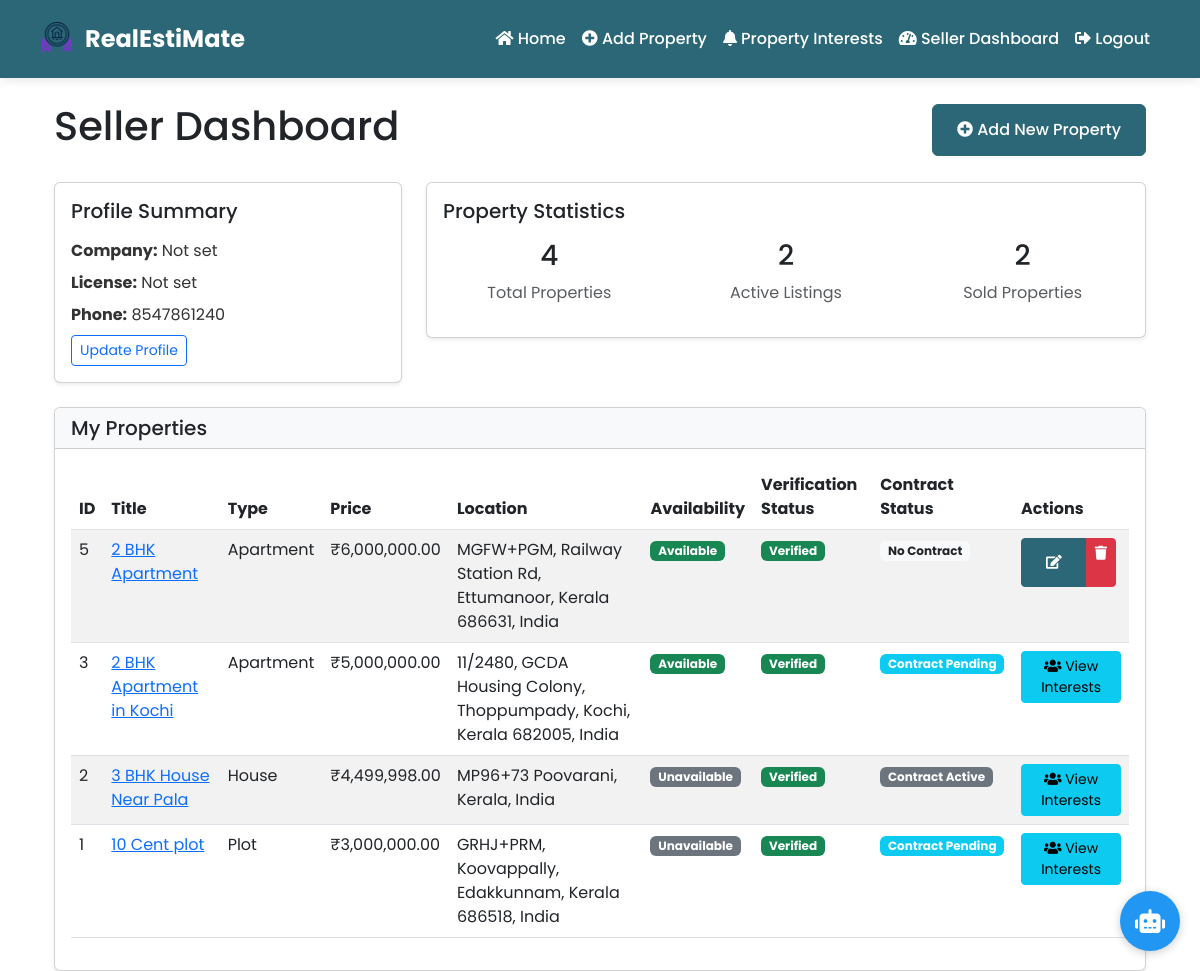
The app's page /seller/dashboard (signed in) with its own data.
### app/models/user.py (models this page shows, shortened)
class User(UserMixin, db.Model):
    id = db.Column(db.Integer, primary_key=True)
    username = db.Column(db.String(64), unique=True, nullable=False)
    email = db.Column(db.String(120), unique=True, nullable=False)
    password_hash = db.Column(db.String(128))
    is_admin = db.Column(db.Boolean, default=False)
    active = db.Column(db.Boolean, default=True)
    phone_number = db.Column(db.String(20))
    address = db.Column(db.String(200))
    city = db.Column(db.String(100))
    state = db.Column(db.String(100))
    zip_code = db.Column(db.String(20))
    preferred_property_type = db.Column(db.String(50))
    preferred_location = db.Column(db.String(100))
    min_price = db.Column(db.Float)
    max_price = db.Column(db.Float)
    min_bedrooms = db.Column(db.Integer)
    preferred_latitude = db.Column(db.Float)
    preferred_longitude = db.Column(db.Float)
    user_type = db.Column(db.String(20), nullable=False, default='buyer')  # 'buyer' or 'seller'
    company_name = db.Column(db.String(100))  # For sellers/agents
    license_number = db.Column(db.String(50))  # For sellers/agents
    verified_seller = db.Column(db.Boolean, default=False)
    preferred_proximity = db.Column(db.Float, default=10.0)  # Default 10km radius
    properties = db.relationship(
        'Property',
        backref='owner',
        lazy=True,
        foreign_keys='Property.user_id'
    )
    verified_properties = db.relationship(
        'Property',
        backref='verified_by_admin',
        lazy=True,
        foreign_keys='Property.verified_by'
    )
    wishlisted_properties = db.relationship('Property',
                                          secondary='wishlist',
                                          backref=db.backref('wishlisted_by', lazy='dynamic'))
    @property
    def is_active(self):
        return self.active

### app/models/property.py (models this page shows, shortened)
class Property(db.Model):
    id = db.Column(db.Integer, primary_key=True)
    title = db.Column(db.String(100), nullable=False)
    description = db.Column(db.Text)
    price = db.Column(db.Float, nullable=False)
    property_type = db.Column(db.String(50))  # 'house', 'apartment', 'plot'
    location = db.Column(db.String(100), nullable=False)
    latitude = db.Column(db.Float)
    longitude = db.Column(db.Float)
    area = db.Column(db.Float)  # in square feet
    area_unit = db.Column(db.String(20), default='sq_ft')
    bedrooms = db.Column(db.Integer)
    bathrooms = db.Column(db.Integer)
    floor = db.Column(db.Integer)  # for apartments
    total_floors = db.Column(db.Integer)
    plot_dimensions = db.Column(db.String(50))  # e.g., "40x60"
    corner_plot = db.Column(db.Boolean, default=False)
    facing = db.Column(db.String(20))  # North, South, East, West
    image_filename = db.Column(db.String(255))
    image_url = db.Column(db.String(255))
    created_at = db.Column(db.DateTime, default=datetime.utcnow)
    user_id = db.Column(db.Integer, db.ForeignKey('user.id'), nullable=False)
    is_available = db.Column(db.Boolean, default=True)
    is_verified = db.Column(db.Boolean, default=False)
    verification_status = db.Column(db.String(20), default='pending')  # pending, approved, rejected
    admin_feedback = db.Column(db.Text)  # For rejection reason
    verified_at = db.Column(db.DateTime)
    verified_by = db.Column(db.Integer, db.ForeignKey('user.id'), nullable=True)
    interests = db.relationship('PropertyInterest', lazy='dynamic', cascade='all, delete-orphan')
    images = db.relationship('PropertyImage', back_populates='property', cascade='all, delete-orphan')
    documents = db.relationship('PropertyDocument', back_populates='property', cascade='all, delete-orphan')
    def get_active_contract(self):
        from app.models.contract import Contract
        return Contract.query.filter(
            Contract.property_id == self.id,
            Contract.status.in_(['pending', 'active', 'approved'])
        ).first()
    def has_active_contract(self):
        return self.get_active_contract() is not None
    def has_interests(self):
        from app.models.interest import PropertyInterest
        return PropertyInterest.query.filter_by(property_id=self.id).count() > 0

### app/models/contract.py (models this page shows)
class Contract(db.Model):
    id = db.Column(db.Integer, primary_key=True)
    property_id = db.Column(db.Integer, db.ForeignKey('property.id'), nullable=False)
    seller_id = db.Column(db.Integer, db.ForeignKey('user.id'), nullable=False)
    buyer_id = db.Column(db.Integer, db.ForeignKey('user.id'), nullable=False)
    price = db.Column(db.Float, nullable=False)
    advance_payment = db.Column(db.Float, nullable=False)
    payment_deadline = db.Column(db.DateTime, nullable=False)
    terms = db.Column(db.Text, nullable=False)
    created_at = db.Column(db.DateTime, default=datetime.utcnow)
    seller_accepted = db.Column(db.Boolean, default=False)
    buyer_accepted = db.Column(db.Boolean, default=False)
    advance_payment_made = db.Column(db.Boolean, default=False)
    full_payment_made = db.Column(db.Boolean, default=False)
    full_payment_date = db.Column(db.DateTime)
    status = db.Column(db.String(20), default='pending')  # pending, active, completed, cancelled
    property = db.relationship('Property', backref='contracts')
    seller = db.relationship('User', foreign_keys=[seller_id], backref='seller_contracts')
    buyer = db.relationship('User', foreign_keys=[buyer_id], backref='buyer_contracts')

### app/routes/user.py (the view)
@bp.route('/seller/dashboard')
@login_required
def seller_dashboard():
    if current_user.user_type != 'seller':
        return redirect(url_for('user.dashboard'))
    properties = Property.query.filter_by(user_id=current_user.id).order_by(Property.created_at.desc()).all()
    return render_template('user/seller_dashboard.html', properties=properties)

### app/templates/user/seller_dashboard.html (shortened to what this page needs)
{% extends "base.html" %}
{% block content %}
<div class="container mt-4">
    <div class="d-flex justify-content-between align-items-center mb-4">
        <h1>Seller Dashboard</h1>
        <a href="{{ url_for('property.add') }}" class="btn btn-primary">
            <i class="fas fa-plus-circle"></i> Add New Property
        </a>
    </div>
    <div class="row mb-4">
        <div class="col-md-4">
            <div class="card shadow-sm">
                <div class="card-body">
                    <h5 class="card-title">Profile Summary</h5>
                    <div class="profile-info mt-3">
                        <p><strong>Company:</strong> {{ current_user.company_name or 'Not set' }}</p>
                        <p><strong>License:</strong> {{ current_user.license_number or 'Not set' }}</p>
                        <p><strong>Phone:</strong> {{ current_user.phone_number or 'Not set' }}</p>
                        <a href="{{ url_for('user.seller_profile') }}" class="btn btn-outline-primary btn-sm">
                            Update Profile
                        </a>
                    </div>
                </div>
            </div>
        </div>
        <div class="col-md-8">
            <div class="card shadow-sm">
                <div class="card-body">
                    <h5 class="card-title">Property Statistics</h5>
                    <div class="row mt-3">
                        <div class="col-md-4 text-center">
                            <h3>{{ properties|length }}</h3>
                            <p class="text-muted">Total Properties</p>
                        </div>
                        <div class="col-md-4 text-center">
                            <h3>{{ properties|selectattr('is_available')|list|length }}</h3>
                            <p class="text-muted">Active Listings</p>
                        </div>
                        <div class="col-md-4 text-center">
                            <h3>{{ properties|rejectattr('is_available')|list|length }}</h3>
                            <p class="text-muted">Sold Properties</p>
                        </div>
                    </div>
                </div>
            </div>
        </div>
    </div>
    <div class="card shadow-sm">
        <div class="card-header bg-light">
            <h5 class="mb-0">My Properties</h5>
        </div>
        <div class="card-body">
            {% if properties %}
            <div class="table-responsive">
                <table class="table table-striped">
                    <thead>
                        <tr>
                            <th>ID</th>
                            <th>Title</th>
                            <th>Type</th>
                            <th>Price</th>
                            <th>Location</th>
                            <th>Availability</th>
                            <th>Verification Status</th>
                            <th>Contract Status</th>
                            <th>Actions</th>
                        </tr>
                    </thead>
                    <tbody>
                        {% for property in properties %}
                        <tr>
                            <td>{{ property.id }}</td>
                            <td>
                                <a href="{{ url_for('property.details', id=property.id) }}">
                                    {{ property.title }}
                                </a>
                            </td>
                            <td>{{ property.property_type|capitalize }}</td>
                            <td>₹{{ property.price|format_currency }}</td>
                            <td>{{ property.location }}</td>
                            <td>
                                {% if property.is_available %}
                                <span class="badge bg-success">Available</span>
                                {% else %}
                                <span class="badge bg-secondary">Unavailable</span>
                                {% endif %}
                            </td>
                            <td>
                                {% if property.verification_status == 'approved' %}
                                <span class="badge bg-success">Verified</span>
                                {% elif property.verification_status == 'rejected' %}
                                <span class="badge bg-danger">Rejected</span>
                                {% if property.admin_feedback %}
                                <i class="fas fa-info-circle" data-bs-toggle="tooltip" title="{{ property.admin_feedback }}"></i>
                                {% endif %}
                                {% else %}
                                <span class="badge bg-warning text-dark">Pending</span>
                                {% endif %}
                            </td>
                            <td>
                                {% set contract = property.get_active_contract() %}
                                {% if contract %}
                                    {% if contract.status == 'pending' %}
                                    <span class="badge bg-info">Contract Pending</span>
                                    {% elif contract.status == 'approved' %}
                                    <span class="badge bg-primary">Contract Approved</span>
                                    {% elif contract.status == 'active' and contract.advance_payment_made %}
                                    <span class="badge bg-success">Payment Received</span>
                                    {% else %}
                                    <span class="badge bg-secondary">Contract {{ contract.status|capitalize }}</span>
                                    {% endif %}
                                {% else %}
                                    <span class="badge bg-light text-dark">No Contract</span>
                                {% endif %}
                            </td>
                            <td>
                                <div class="btn-group">
                                    {% if not property.has_active_contract() %}
                                    <a href="{{ url_for('property.edit', id=property.id) }}" class="btn btn-sm btn-primary">
                                        <i class="fas fa-edit"></i>
                                    </a>
                                    <a href="{{ url_for('property.delete', id=property.id) }}"
                                       class="btn btn-sm btn-danger"
                                       onclick="return confirm('Are you sure you want to delete this property?')">
                                        <i class="fas fa-trash"></i>
                                    </a>
                                    {% endif %}
                                    {% if property.has_interests() %}
                                    <a href="{{ url_for('user.view_interests') }}"
                                       class="btn btn-sm btn-info">
                                        <i class="fas fa-users"></i> View Interests
                                    </a>
                                    {% endif %}
                                </div>
                            </td>
                        </tr>
                        {% endfor %}
                    </tbody>
                </table>
            </div>
            {% else %}
            <div class="alert alert-info">
                You haven't added any properties yet. Click the "Add New Property" button to get started.
            </div>
            {% endif %}
        </div>
    </div>
</div>
{% endblock %}

### app/static/css/style.css (style rules this page uses)
:root { --primary-color: #2b6777; --secondary-color: #52ab98; --accent-color: #c8d8e4; --dark-bg: #2b6777; --light-bg: #f2f2f2; --text-dark: #333333; --text-light: #ffffff; }
body { font-family: 'Poppins', sans-serif; overflow-x: hidden; }
.card { transition: transform 0.2s; box-shadow: 0 4px 6px rgba(0, 0, 0, 0.1); }
.btn-primary { background-color: var(--primary-color); border-color: var(--primary-color); padding: 0.8rem 1.5rem; font-weight: 500; transition: all 0.3s ease; }
.profile-info { color: var(--text-dark); }
.profile-info p { margin-bottom: 0.5rem; }

### records on screen
User: company_name "Not set", license_number "Not set", phone_number "8547861240"
Property: id "5", title "2 BHK Apartment", property_type "Apartment", price "6,000,000.00", location "MGFW+PGM, Railway Station Rd, Ettumanoor, Kerala 686631, India", is_available "Available", verification_status "Verified", shows "No Contract"
Property: id "3", title "2 BHK Apartment in Kochi", property_type "Apartment", price "5,000,000.00", location "11/2480, GCDA Housing Colony, Thoppumpady, Kochi, Kerala 682005, India", is_available "Available", verification_status "Verified", shows "Contract Pending"
Property: id "2", title "3 BHK House Near Pala", property_type "House", price "4,499,998.00", location "MP96+73 Poovarani, Kerala, India", is_available "Unavailable", verification_status "Verified"
Contract: status "Active"
Property: id "1", title "10 Cent plot", property_type "Plot", price "3,000,000.00", location "GRHJ+PRM, Koovappally, Edakkunnam, Kerala 686518, India", is_available "Unavailable", verification_status "Verified", shows "Contract Pending"

### other values on screen
{{ properties|length }} "4"
{{ properties|selectattr('is_available')|list|length }} "2"
{{ properties|rejectattr('is_available')|list|length }} "2"
